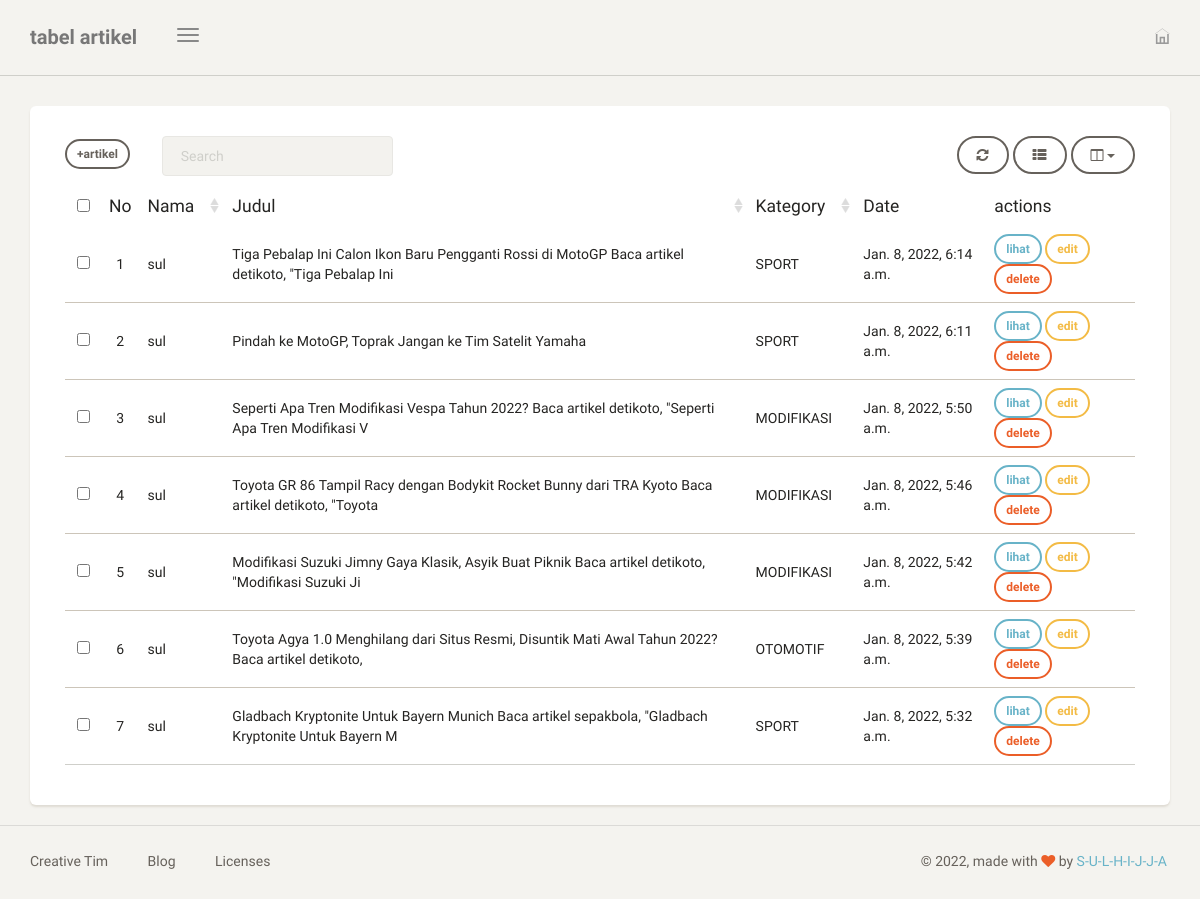
/dashboard/artikel/ (signed in), run on the app's committed database.
### blog/models.py (models this page shows, shortened)
class Artikel(models.Model):
    nama = models.ForeignKey(User, on_delete=models.CASCADE, blank=True, null=True)
    judul = models.CharField(max_length=100)
    body = RichTextUploadingField(blank=True, null=True,
                                    config_name='special',
                                    external_plugin_resources=[(
                                        'youtube',
                                        '/static/ckeditor_plugins/youtube/youtube/',
                                        'plugin.js'
                                        )],
)
    kategory = models.ForeignKey(Kategori, on_delete=models.CASCADE)
    date = models.DateTimeField(auto_now_add=True)
    thumbnail = models.ImageField(upload_to='artikel/thumbnail/', blank=True, null=True)
    class Meta:
        ordering = ['-date']
        verbose_name_plural = "Artikel"

class Kategori(models.Model):
    nama = models.CharField(max_length=20)
    def __str__(self):
        return self.nama
    class Meta:
        verbose_name_plural = "Kategori"

### blog/views.py (the view)
# urls.py: path('artikel/', artikel, name='tabel_artikel'),
@login_required
def artikel(request):
    template_name = "back/tabel_artikel.html"
    artikel = Artikel.objects.filter(nama = request.user)
    context = {
        'title':'tabel artikel',
        'artikel':artikel,
    }
    return render(request, template_name,context)

### templates/back/tabel_artikel.html (shortened to what this page needs)
{% extends 'back/base.html' %}
{% block content %}
<div class="content">
    <div class="container-fluid">
        <div class="row">
            <div class="col-md-12">
                <div class="card">
                    <div class="card-content">
                        <div class="toolbar">
                            <a class="btn btn-sm " href="{% url 'tambah_artikel' %}">+artikel</a> &ensp; &ensp; &ensp;
                        </div>
                        <table id="bootstrap-table" class="table">
                            <thead>
                                <th data-field="id" class="text-center">No</th>
                                <th data-field="name" data-sortable="true">Nama</th>
                                <th data-field="salary" data-sortable="true">Judul</th>
                                <th data-field="country" data-sortable="true">Kategory</th>
                                <th data-field="city">Date</th>
                                <th> actions</th>
                            </thead>
                            <tbody>
                                {% for a in artikel %}
                                <tr>
                                    <td>{{forloop.counter}}</td>
                                    <td>{{a.nama}}</td>
                                    <td>{{a.judul}}</td>
                                    <td>{{a.kategory}}</td>
                                    <td>{{a.date}}</td>
                                    <td>
                                        <a class="btn btn-sm btn-info" href="{% url 'lihat_artikel' a.id %}">lihat</a>
                                        <a class="btn btn-sm btn-warning" href="{% url 'edit_artikel' a.id %}">edit</a>
                                        <a onclick="return confirm('delete artikel?');"class="btn btn-sm btn-danger" href="{% url 'delete_artikel' a.id %}">delete</a>
                                    </td>
                                </tr>
                                {% endfor %}
                            </tbody>
                        </table>
                    </div>
                </div>
            </div>
        </div>
    </div>
</div>
{% endblock content %}

### data on the page
Artikel: nama "sul", judul "Tiga Pebalap Ini Calon Ikon Baru Pengganti Rossi di MotoGP Baca artikel detikoto, \"Tiga Pebalap Ini", kategory "SPORT", date "Jan. 8, 2022, 6:14 a.m."
Artikel: nama "sul", judul "Pindah ke MotoGP, Toprak Jangan ke Tim Satelit Yamaha", kategory "SPORT", date "Jan. 8, 2022, 6:11 a.m."
Artikel: nama "sul", judul "Seperti Apa Tren Modifikasi Vespa Tahun 2022? Baca artikel detikoto, \"Seperti Apa Tren Modifikasi V", kategory "MODIFIKASI", date "Jan. 8, 2022, 5:50 a.m."
Artikel: nama "sul", judul "Toyota GR 86 Tampil Racy dengan Bodykit Rocket Bunny dari TRA Kyoto Baca artikel detikoto, \"Toyota", kategory "MODIFIKASI", date "Jan. 8, 2022, 5:46 a.m."
Artikel: nama "sul", judul "Modifikasi Suzuki Jimny Gaya Klasik, Asyik Buat Piknik Baca artikel detikoto, \"Modifikasi Suzuki Ji", kategory "MODIFIKASI", date "Jan. 8, 2022, 5:42 a.m."
Artikel: nama "sul", judul "Toyota Agya 1.0 Menghilang dari Situs Resmi, Disuntik Mati Awal Tahun 2022? Baca artikel detikoto,", kategory "OTOMOTIF", date "Jan. 8, 2022, 5:39 a.m."
Artikel: nama "sul", judul "Gladbach Kryptonite Untuk Bayern Munich Baca artikel sepakbola, \"Gladbach Kryptonite Untuk Bayern M", kategory "SPORT", date "Jan. 8, 2022, 5:32 a.m."

### other printed values
{{ title }} "tabel artikel"
